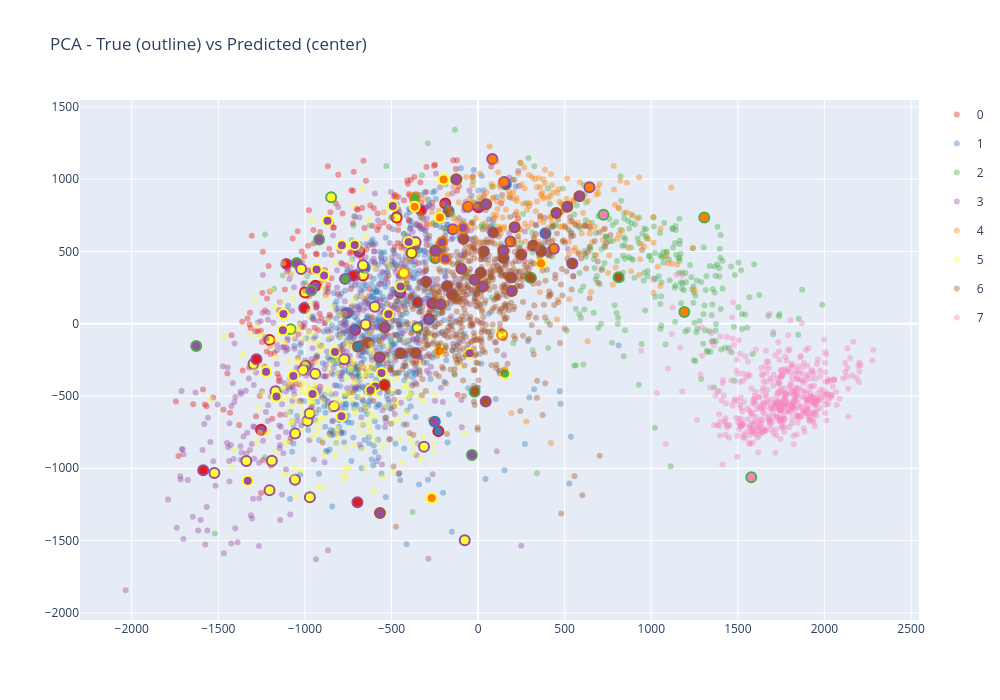
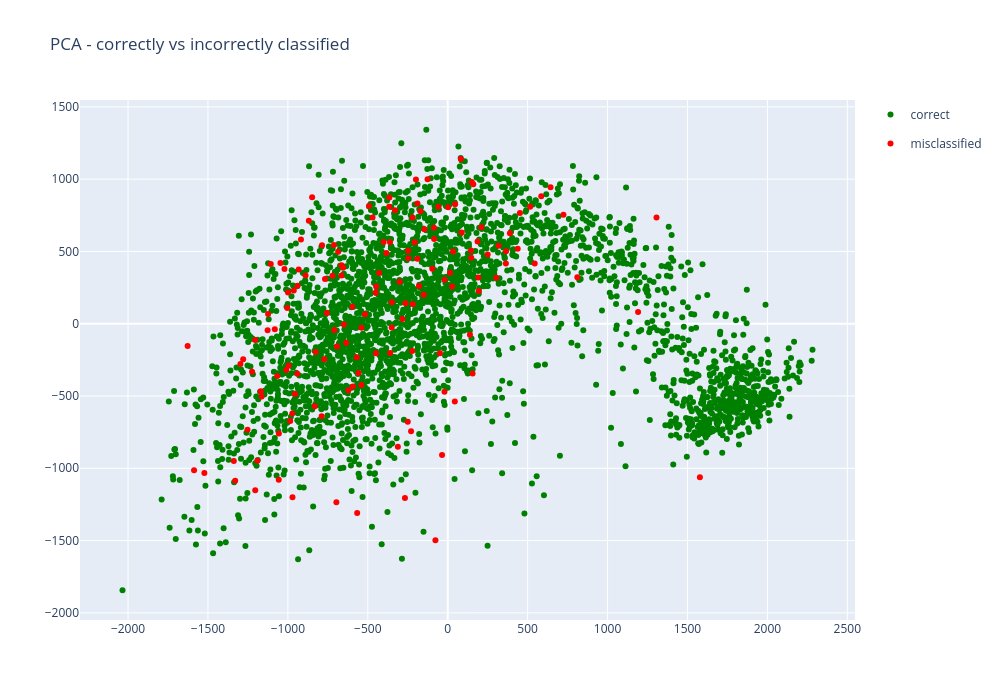

The cell these charts' notebook holds for them, in order:
### Markdown cell above
### Inspect misclassifications

### Code cell
pca = PCA(n_components=2)
train_pca = pca.fit_transform(test_images.reshape((test_images.shape[0], -1)))
misclassified = test_labels!=test_predictions["resnet50"]["no_aug"]
correctly_classified = test_labels==test_predictions["resnet50"]["no_aug"]

norm = plt.Normalize(vmin=test_labels.min(), vmax=test_labels.max())
plt.figure(figsize=(12, 8))
scatter=plt.scatter(train_pca[:,0], train_pca[:,1], c=test_labels, alpha=0.5, cmap="Set1", s=20, norm=norm)

plt.title("PCA plot train")
handles, labels = scatter.legend_elements()
plt.legend(handles, labels, title="Classes")
plt.tight_layout()
plt.show()

#plotly PCA with wrong predictions
colors = dict(zip(np.arange(8), px.colors.qualitative.Set1))
fig = go.Figure()

for c in np.arange(8):
    fig.add_scatter(x=train_pca[test_labels==c][:, 0], y=train_pca[test_labels==c][:, 1], mode="markers", name=str(c), legendgroup=str(c), marker=dict(color=colors[c], size=6, opacity=0.4))
    fig.add_scatter(x=train_pca[(test_labels==c) & misclassified][:, 0], y=train_pca[(test_labels==c) & misclassified][:, 1],
        mode="markers", legendgroup=str(c), showlegend=False, marker=dict(color=[colors[p] for p in test_predictions["resnet50"]["no_aug"][(test_labels==c) & misclassified]],size=10,line=dict(color=colors[c], width=2)))
fig.update_layout(title="PCA - True (outline) vs Predicted (center)", width=1000, height=700, legend=dict(groupclick="togglegroup"))
fig.show()

#plotly PCA with wrong predictions with out class coloring
fig = go.Figure()

fig.add_scatter(x=train_pca[correctly_classified][:, 0], y=train_pca[correctly_classified][:, 1], legendgroup=0, name="correct", mode="markers", marker=dict(color="green"))
fig.add_scatter(x=train_pca[misclassified][:, 0], y=train_pca[misclassified][:, 1], mode="markers", legendgroup=1, name = "misclassified", marker=dict(color="red" ,))
fig.update_layout(title="PCA - correctly vs incorrectly classified", width=1000, height=700, legend=dict(groupclick="togglegroup"))
fig.show()

"""tsne = TSNE(n_components=2, perplexity=15)
train_tnse = tsne.fit_transform(test_images.reshape((test_images.shape[0], -1)))
print(train_tnse.shape, t_labels.shape)
scatter=plt.scatter(train_tnse[:,0], train_tnse[:,1], c=test_labels, alpha=0.5, cmap="Set1")
plt.title("TSNE plot train")
handles, labels = scatter.legend_elements()
plt.legend(handles, labels, title="Classes")
plt.tight_layout()
plt.show()"""

"""tsvd = TruncatedSVD(n_components=2)
train_tsvd = tsvd.fit_transform(test_images.reshape((test_images.shape[0], -1)))
print(train_tsvd.shape, t_labels.shape)
scatter=plt.scatter(train_tsvd[:,0], train_tsvd[:,1], c=test_labels, alpha=0.5, cmap="Set1")
plt.title("TSVD plot train")
handles, labels = scatter.legend_elements()
plt.legend(handles, labels, title="Classes")
plt.tight_layout()
plt.show()"""

### Figure 1 — Plotly figure (JSON) as saved in the notebook; plotly's stock layout.template omitted (floating-point values rounded to 4 significant figures; data arrays with more than 128 entries replaced by an {"elided": "..."} marker saying what was removed)
{"data": [{"legendgroup": "0", "marker": {"color": "rgb(228,26,28)", "opacity": 0.4, "size": 6}, "mode": "markers", "name": "0", "type": "scatter", "x": {"elided": "244 float values"}, "y": {"elided": "244 float values"}}, {"legendgroup": "0", "marker": {"color": ["rgb(152,78,163)", "rgb(255,255,51)", "rgb(255,255,51)", "rgb(152,78,163)", "rgb(255,255,51)", "rgb(152,78,163)", "rgb(55,126,184)", "rgb(152,78,163)", "rgb(152,78,163)", "rgb(152,78,163)", "rgb(152,78,163)", "rgb(255,255,51)", "rgb(255,255,51)", "rgb(152,78,163)", "rgb(152,78,163)"], "line": {"color": "rgb(228,26,28)", "width": 2}, "size": 10}, "mode": "markers", "showlegend": false, "type": "scatter", "x": [-685.4, -999.3, -664.5, 2.911, -1205.0, -450.6, -229.3, -710.0, -939.0, -189.2, -1253.0, -995.3, -470.3, -283.2, -264.0], "y": [498.7, 215.3, 333.6, 805.7, -111.8, 214.9, -742.9, -43.0, 263.3, 831.0, -734.1, -291.0, 735.3, 33.43, 141.6]}, {"legendgroup": "1", "marker": {"color": "rgb(55,126,184)", "opacity": 0.4, "size": 6}, "mode": "markers", "name": "1", "type": "scatter", "x": {"elided": "624 float values"}, "y": {"elided": "624 float values"}}, {"legendgroup": "1", "marker": {"color": ["rgb(152,78,163)", "rgb(152,78,163)", "rgb(152,78,163)", "rgb(228,26,28)", "rgb(166,86,40)", "rgb(228,26,28)", "rgb(152,78,163)", "rgb(255,255,51)"], "line": {"color": "rgb(55,126,184)", "width": 2}, "size": 10}, "mode": "markers", "showlegend": false, "type": "scatter", "x": [-755.8, -250.0, -654.8, -349.5, -170.6, 160.0, 389.0, -350.6], "y": [73.75, -677.8, 387.5, 148.3, 778.0, 964.6, 626.1, -26.45]}, {"legendgroup": "2", "marker": {"color": "rgb(77,175,74)", "opacity": 0.4, "size": 6}, "mode": "markers", "name": "2", "type": "scatter", "x": {"elided": "311 float values"}, "y": {"elided": "311 float values"}}, {"legendgroup": "2", "marker": {"color": ["rgb(255,127,0)", "rgb(247,129,191)", "rgb(255,127,0)", "rgb(255,127,0)", "rgb(152,78,163)", "rgb(152,78,163)", "rgb(166,86,40)", "rgb(166,86,40)", "rgb(255,255,51)", "rgb(166,86,40)", "rgb(255,255,51)", "rgb(247,129,191)", "rgb(152,78,163)", "rgb(152,78,163)", "rgb(152,78,163)"], "line": {"color": "rgb(77,175,74)", "width": 2}, "size": 10}, "mode": "markers", "showlegend": false, "type": "scatter", "x": [1191.0, 1578.0, 1306.0, -246.5, -1047.0, -918.0, 810.9, -20.14, -1082.0, 303.5, -848.3, 724.0, -1627.0, -963.2, -35.49], "y": [81.35, -1062.0, 734.5, 453.6, 420.4, 583.0, 321.0, -470.8, -38.88, 317.8, 874.1, 753.1, -153.4, 229.4, -907.4]}, {"legendgroup": "3", "marker": {"color": "rgb(152,78,163)", "opacity": 0.4, "size": 6}, "mode": "markers", "name": "3", "type": "scatter", "x": {"elided": "579 float values"}, "y": {"elided": "579 float values"}}, {"legendgroup": "3", "marker": {"color": ["rgb(255,255,51)", "rgb(255,255,51)", "rgb(255,255,51)", "rgb(255,255,51)", "rgb(255,255,51)", "rgb(166,86,40)", "rgb(166,86,40)", "rgb(255,127,0)", "rgb(255,127,0)", "rgb(255,127,0)", "rgb(166,86,40)", "rgb(255,255,51)", "rgb(166,86,40)", "rgb(166,86,40)", "rgb(228,26,28)", "rgb(255,127,0)", "rgb(255,255,51)", "rgb(228,26,28)", "rgb(166,86,40)", "rgb(166,86,40)", "rgb(255,255,51)", "rgb(255,127,0)", "rgb(255,127,0)", "rgb(255,255,51)", "rgb(166,86,40)", "rgb(255,255,51)", "rgb(255,255,51)", "rgb(228,26,28)", "rgb(255,255,51)", "rgb(166,86,40)", "rgb(166,86,40)", "rgb(228,26,28)", "rgb(166,86,40)", "rgb(228,26,28)", "rgb(255,255,51)", "rgb(255,255,51)", "rgb(77,175,74)", "rgb(166,86,40)", "rgb(166,86,40)", "rgb(255,255,51)", "rgb(255,127,0)", "rgb(166,86,40)", "rgb(166,86,40)", "rgb(255,255,51)", "rgb(255,255,51)", "rgb(255,255,51)", "rgb(228,26,28)", "rgb(228,26,28)", "rgb(255,255,51)", "rgb(166,86,40)", "rgb(255,255,51)", "rgb(255,255,51)", "rgb(255,255,51)", "rgb(166,86,40)"], "line": {"color": "rgb(152,78,163)", "width": 2}, "size": 10}, "mode": "markers", "showlegend": false, "type": "scatter", "x": [-772.5, -1191.0, -831.8, -1170.0, -1204.0, 14.6, -359.9, 82.1, 186.7, 150.4, -635.5, -649.4, 250.0, -179.3, -721.3, -145.8, -1338.0, -1107.0, -448.9, 318.7, -596.6, 643.3, -58.55, -985.3, 147.0, -76.91, -1297.0, -696.6, -1021.0, 364.9, 544.2, -329.5, 33.39, -1280.0, -972.2, -1057.0, -767.9, -300.6, -150.0, -361.1, 437.8, 191.4, 44.33, -1523.0, -971.2, -940.5, -1004.0, -1587.0, -664.3, 87.67, -1010.0, -312.0, -1056.0, -85.23], "y": [-246.2, -947.3, -570.2, -467.1, -1152.0, 352.9, -202.0, 1139.0, 568.6, 980.6, -131.1, -4.902, 478.2, 260.6, 332.6, 653.2, -950.2, 414.0, -204.3, 538.7, 116.6, 943.4, 808.5, -672.0, 456.6, -1497.0, -278.6, -1235.0, 378.9, 501.7, 415.9, 784.7, 500.4, -245.6, -620.3, -1079.0, 310.1, 290.4, 200.2, 562.8, 518.8, 319.2, -538.4, -1032.0, -1200.0, -346.8, 108.3, -1014.0, 405.1, 630.8, -320.7, -850.5, -759.0, 586.8]}, {"legendgroup": "4", "marker": {"color": "rgb(255,127,0)", "opacity": 0.4, "size": 6}, "mode": "markers", "name": "4", "type": "scatter", "x": {"elided": "243 float values"}, "y": {"elided": "243 float values"}}, {"legendgroup": "4", "marker": {"color": ["rgb(152,78,163)", "rgb(255,255,51)", "rgb(152,78,163)", "rgb(77,175,74)", "rgb(152,78,163)", "rgb(255,255,51)"], "line": {"color": "rgb(255,127,0)", "width": 2}, "size": 10}, "mode": "markers", "showlegend": false, "type": "scatter", "x": [-85.87, -428.5, -189.9, -364.9, -207.1, 139.1], "y": [664.1, 351.5, 450.0, 873.9, 563.7, -75.7]}, {"legendgroup": "5", "marker": {"color": "rgb(255,255,51)", "opacity": 0.4, "size": 6}, "mode": "markers", "name": "5", "type": "scatter", "x": {"elided": "284 float values"}, "y": {"elided": "284 float values"}}, {"legendgroup": "5", "marker": {"color": ["rgb(255,127,0)", "rgb(152,78,163)", "rgb(152,78,163)", "rgb(152,78,163)", "rgb(152,78,163)", "rgb(152,78,163)", "rgb(255,127,0)", "rgb(152,78,163)", "rgb(152,78,163)", "rgb(152,78,163)", "rgb(152,78,163)", "rgb(152,78,163)", "rgb(152,78,163)", "rgb(77,175,74)", "rgb(255,127,0)", "rgb(152,78,163)", "rgb(152,78,163)", "rgb(152,78,163)", "rgb(152,78,163)", "rgb(152,78,163)", "rgb(152,78,163)", "rgb(255,127,0)", "rgb(255,127,0)", "rgb(152,78,163)", "rgb(255,127,0)", "rgb(152,78,163)", "rgb(152,78,163)", "rgb(152,78,163)", "rgb(152,78,163)"], "line": {"color": "rgb(255,255,51)", "width": 2}, "size": 10}, "mode": "markers", "showlegend": false, "type": "scatter", "x": [-366.3, -869.0, -48.55, -1164.0, -1066.0, -711.9, -267.6, -786.5, -518.4, -1127.0, -826.3, -1224.0, -593.5, 155.4, -220.2, -1124.0, -889.3, -788.8, -955.9, -447.8, -492.5, 363.8, -198.9, -932.5, -222.3, -621.4, -400.9, -557.7, -1330.0], "y": [809.8, 712.0, -204.4, -503.8, -362.3, 545.4, -1205.0, 543.2, 64.77, -45.75, -196.4, -332.8, -435.0, -343.6, 733.9, 67.38, 333.4, -640.8, -486.7, 258.2, 814.0, 417.3, 997.2, 375.2, -189.0, -459.7, 564.7, -340.5, -1087.0]}, {"legendgroup": "6", "marker": {"color": "rgb(166,86,40)", "opacity": 0.4, "size": 6}, "mode": "markers", "name": "6", "type": "scatter", "x": {"elided": "666 float values"}, "y": {"elided": "666 float values"}}, {"legendgroup": "6", "marker": {"color": ["rgb(255,255,51)", "rgb(152,78,163)", "rgb(152,78,163)", "rgb(152,78,163)", "rgb(152,78,163)", "rgb(152,78,163)", "rgb(152,78,163)", "rgb(228,26,28)", "rgb(152,78,163)", "rgb(152,78,163)", "rgb(152,78,163)", "rgb(152,78,163)", "rgb(152,78,163)", "rgb(152,78,163)", "rgb(152,78,163)", "rgb(152,78,163)", "rgb(152,78,163)", "rgb(55,126,184)", "rgb(152,78,163)"], "line": {"color": "rgb(166,86,40)", "width": 2}, "size": 10}, "mode": "markers", "showlegend": false, "type": "scatter", "x": [-383.8, -218.7, -96.75, 145.5, 515.5, -20.04, 195.0, -540.2, -569.5, 46.34, -566.5, 585.2, 211.0, -247.3, -126.2, 27.42, 451.7, -693.3, -539.8], "y": [488.4, 135.2, 380.4, 506.0, 809.0, 303.6, 226.4, -424.1, -232.3, 827.1, -1309.0, 881.6, 666.5, 505.0, 999.4, 256.8, 766.6, -157.5, -27.07]}, {"legendgroup": "7", "marker": {"color": "rgb(247,129,191)", "opacity": 0.4, "size": 6}, "mode": "markers", "name": "7", "type": "scatter", "x": {"elided": "470 float values"}, "y": {"elided": "470 float values"}}, {"legendgroup": "7", "marker": {"color": [], "line": {"color": "rgb(247,129,191)", "width": 2}, "size": 10}, "mode": "markers", "showlegend": false, "type": "scatter", "x": [], "y": []}], "layout": {"height": 700, "legend": {"groupclick": "togglegroup"}, "title": {"text": "PCA - True (outline) vs Predicted (center)"}, "width": 1000}}

### Figure 2 — Plotly figure (JSON) as saved in the notebook; plotly's stock layout.template omitted (floating-point values rounded to 4 significant figures; data arrays with more than 128 entries replaced by an {"elided": "..."} marker saying what was removed)
{"data": [{"legendgroup": "0", "marker": {"color": "green"}, "mode": "markers", "name": "correct", "type": "scatter", "x": {"elided": "3275 float values"}, "y": {"elided": "3275 float values"}}, {"legendgroup": "1", "marker": {"color": "red"}, "mode": "markers", "name": "misclassified", "type": "scatter", "x": {"elided": "146 float values"}, "y": {"elided": "146 float values"}}], "layout": {"height": 700, "legend": {"groupclick": "togglegroup"}, "title": {"text": "PCA - correctly vs incorrectly classified"}, "width": 1000}}
